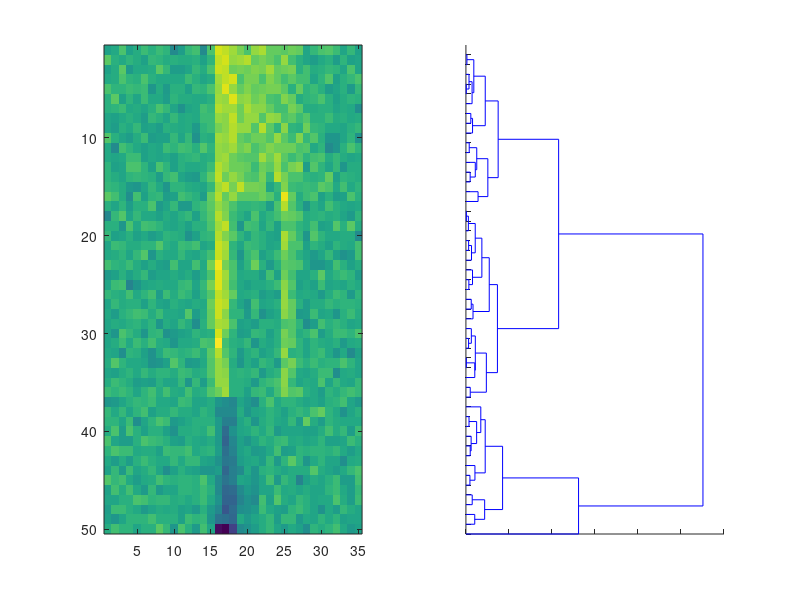
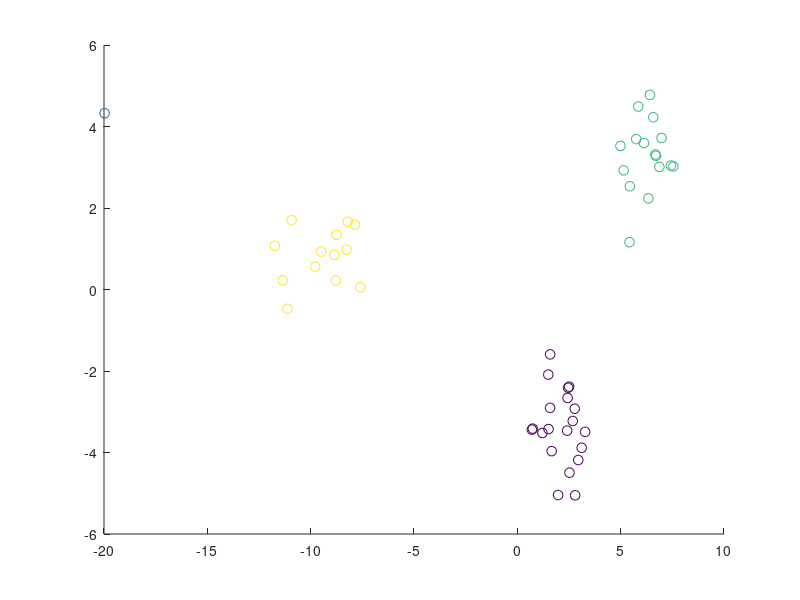

Reproduce these figures in MATLAB, in order.
function psth_clust
%PSTH_CLUST     Performing dimensionality reduction with principal component
% analysis and hierarchical clustering on simulated PSTH data. Clustered 
% PSTHs, the scatter plot of the PSTHs in the PCA space and the dendrogram is plotted. 

%   Bálint Király
%   Institute of Experimental Medicine, Budapest, Hungary
%   kiraly.balint@koki.hu
%   29-Jun-2021

% simualte data
y = data_setup(20,50,15);

% define parameters
PCA_num = 2; %number of principal comonents to use
clustnum = 4; %number of clusters

% perform clustering
[~,PCA1] = pca(y'); % running pricipal component analysis
PCA2 = PCA1(:,1:PCA_num); % extracting the first two pricinpal components 
Dend = linkage(PCA2,'complete','euclidean'); % calculating the dendrogram of psths
Clusters = cluster(Dend,'maxclust',clustnum); % cutting the tree at clusternum clusters
cutoff = Dend(end-clustnum+2,3); % cutting the tree at clusternum clusters
D = pdist(PCA2); % euclidean distrance between points in the artifical space
leafOrder2 = optimalleaforder(Dend,D); % optimal order for plotting

% plot results 
figure
subplot(1,2,1)
imagesc(y(:,leafOrder2)') %plotting sorted psth matrix 
subplot(1,2,2)
dendrogram(Dend,0,'Orientation','right','reorder',leafOrder2,'ColorThreshold',cutoff); %plotting dendrogram
set(gca,'Ydir','reverse');
set(gca,'YTickLabel',[]);
set(gca,'XTickLabel',[]);
figure 
scatter(PCA2(:,1),PCA2(:,2),50,Clusters*100) %plotting the PCA space


function y = data_setup (D,M,S)
y = zeros(35,M);
y(15,1:D)=y(15,1:D)+3;
y(16,1:D)=y(16,1:D)+10;
y(17,1:D)=y(17,1:D)+7;
y(18,1:D)=y(18,1:D)+2;
y(25,1:D)=y(25,1:D)+7;
y(26,1:D)=y(26,1:D)+4;
y(27,1:D)=y(27,1:D)+1;

y(15,D+1)=y(15,D+1)+3;
y(16,D+1)=y(16,D+1)+10;
y(17,D+1)=y(19,D+1)+7;
y(18,D+1)=y(18,D+1)+5;
y(19,D+1)=y(19,D+1)+5;
y(20,D+1)=y(20,D+1)+5;
y(21,D+1)=y(21,D+1)+5;
y(22,D+1)=y(22,D+1)+5;
y(23,D+1)=y(23,D+1)+3;
y(24,D+1)=y(24,D+1)+3;
y(25,D+1)=y(25,D+1)+9;
y(26,D+1)=y(26,D+1)+4;
y(27,D+1)=y(27,D+1)+1;

y(15,D+2:D+S+1)=y(15,D+2:D+S+1)+1;
y(16,D+2:D+S+1)=y(16,D+2:D+S+1)+8;
y(17,D+2:D+S+1)=y(17,D+2:D+S+1)+8;
y(18,D+2:D+S+1)=y(18,D+2:D+S+1)+7;
y(19,D+2:D+S+1)=y(19,D+2:D+S+1)+6;
y(20,D+2:D+S+1)=y(20,D+2:D+S+1)+6;
y(21,D+2:D+S+1)=y(21,D+2:D+S+1)+6;
y(22,D+2:D+S+1)=y(22,D+2:D+S+1)+6;
y(23,D+2:D+S+1)=y(23,D+2:D+S+1)+5;
y(24,D+2:D+S+1)=y(24,D+2:D+S+1)+5;
y(25,D+2:D+S+1)=y(25,D+2:D+S+1)+5;
y(26,D+2:D+S+1)=y(26,D+2:D+S+1)+3;
y(27,D+2:D+S+1)=y(29,D+2:D+S+1)+3;
y(28,D+2:D+S+1)=y(28,D+2:D+S+1)+2;
y(29,D+2:D+S+1)=y(29,D+2:D+S+1)+1;
y(30,D+2:D+S+1)=y(30,D+2:D+S+1)+1;
y(31,D+2:D+S+1)=y(31,D+2:D+S+1)+1;

y(15,D+S+2:M-1)=y(15,D+S+2:M-1)-1;
y(16,D+S+2:M-1)=y(16,D+S+2:M-1)-4;
y(17,D+S+2:M-1)=y(17,D+S+2:M-1)-8;
y(18,D+S+2:M-1)=y(18,D+S+2:M-1)-7;
y(19,D+S+2:M-1)=y(19,D+S+2:M-1)-3;
y(20,D+S+2:M-1)=y(20,D+S+2:M-1)-2;
y(21,D+S+2:M-1)=y(21,D+S+2:M-1)-2;
y(22,D+S+2:M-1)=y(22,D+S+2:M-1)-1;

p=2.0;
y(15,M)=y(15,M)-1*p;
y(16,M)=y(16,M)-10*p;
y(17,M)=y(19,M)-9*p;
y(18,M)=y(18,M)-7*p;
y(19,M)=y(19,M)-3*p;
y(20,M)=y(20,M)-2*p;
y(21,M)=y(21,M)-1*p;

y=y./2;
rng(3);
y=awgn(y,1);
